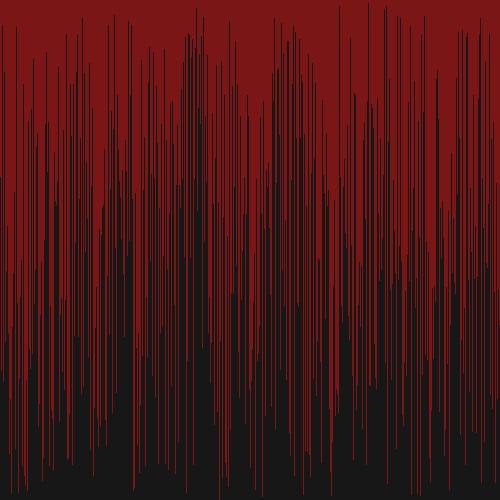
Frame 1 (no input)
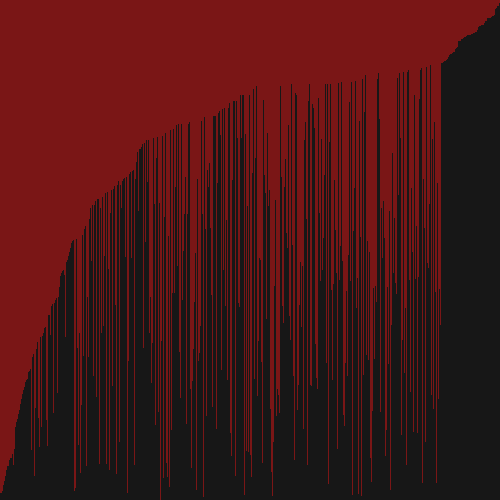
Frame 60 (the mouse pressed at the canvas centre just before this capture)
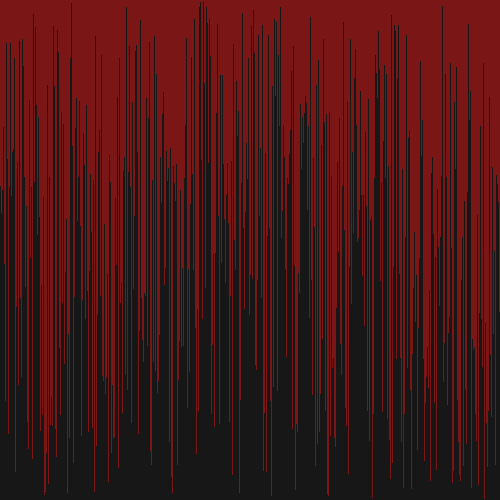
Frame 120 (the mouse held since frame 60 and released just before this capture)

The Processing sketch that drew these frames (run headless with seeded random() and noise(); from frame 60 on, the mouse is pressed at the canvas centre):

// Processing sketch: ArraySorter
// ── ArraySorter.pde
//1. create an array of ints. don't initialize it yet.
int[] ints;
void setup() {
  //2. set the size of your window
  //  if you are using Processing 3, you cannot use variables
  //  because the developers don't know how programming is supposed to work.
size(500,500);
  //3. initialize your array with the built in width variable
  ints = new int[width];
  //4. initialize the ints in the array with random numbers
  //   from 0 to the built in height variable

for (int i = 0; i<width;i++){
  ints[i]=(int)random(height);
}
  //5. call the noStroke() method
noStroke();
}

void draw() {
  //6. set the background color with background(r, g, b);
background(122,22,22);
  //7. set the color for your graph
fill(23,23,23);
  //8. draw a rectangle for each int in your array.
  //   the x value will be the current index in the array
  //   the y value will the height variable
  //   the width is 1 (one)
  //   the height is negative the value of the element at the current index of the array
for (int i = 0; i<width;i++){
rect(i,height,1,-ints[i]);
}

  //9. call the stepSort method
  stepSort(ints);
  //10. extract the code that randomizes the array into a method.

  //11. call the method you made in step 10 when the mouse is pressed
if (mousePressed) {
ints=randomizeArray(ints);
}

}

void stepSort(int[] arr) {
  for (int i = 1; i < arr.length; i++) {
    if (arr[i - 1] > arr[i]) {
      int t = arr[i];
      arr[i] = arr[i - 1];
      arr[i - 1] = t;
    }
  }
}

int[] randomizeArray(int [] arr) {
  arr = new int[width];
  for (int i = 0; i<width;i++){
  arr[i]=(int)random(height);
}
return arr;
}
